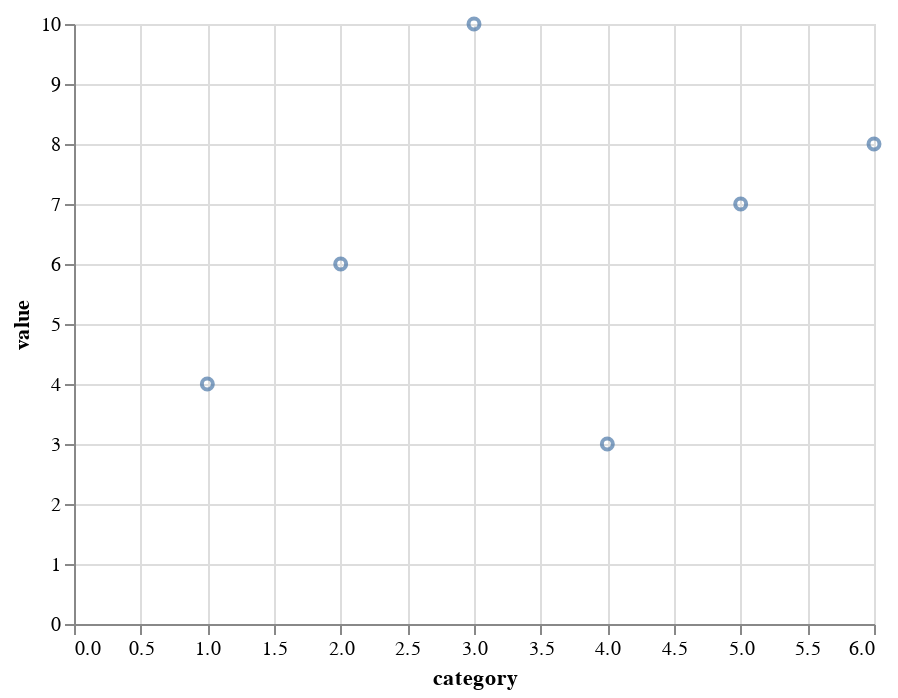

Notebook code cell kept with this figure:
### Markdown cell above
## Point/circle mark

A point mark encodes our data points as little circles.

### Code cell
scatter_plot = base.mark_point()
scatter_plot

### Figure 1 — Vega-Lite specification as saved in the notebook (floating-point values rounded to 4 significant figures)
{"config": {"view": {"continuousWidth": 400, "continuousHeight": 300}}, "data": {"name": "data-c9896de6322bcd9cf0fe9396e0b72d16"}, "mark": "point", "encoding": {"x": {"field": "category", "type": "quantitative"}, "y": {"field": "value", "type": "quantitative"}}, "$schema": "https://vega.github.io/schema/vega-lite/v4.17.0.json", "datasets": {"data-c9896de6322bcd9cf0fe9396e0b72d16": [{"category": 1, "value": 4}, {"category": 2, "value": 6}, {"category": 3, "value": 10}, {"category": 4, "value": 3}, {"category": 5, "value": 7}, {"category": 6, "value": 8}]}}
